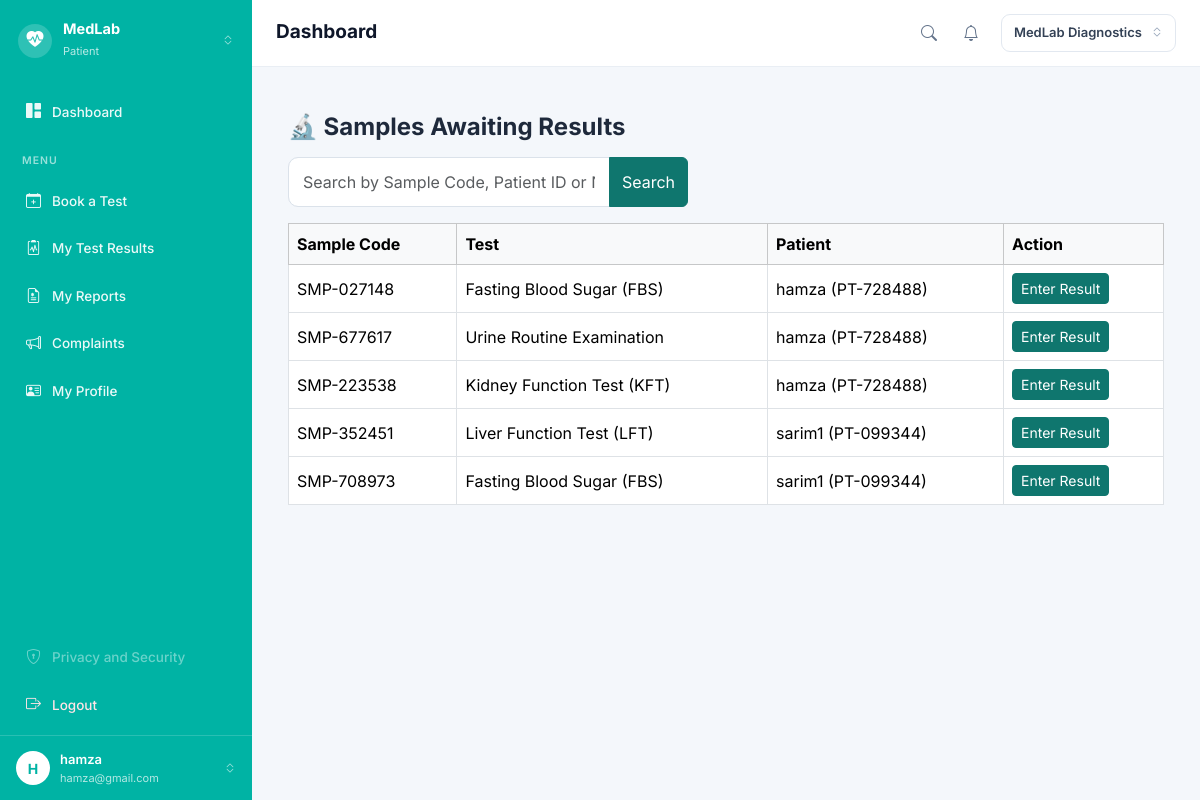
/medlab/samples/collected (signed in), run on an earlier commit of the app's database.
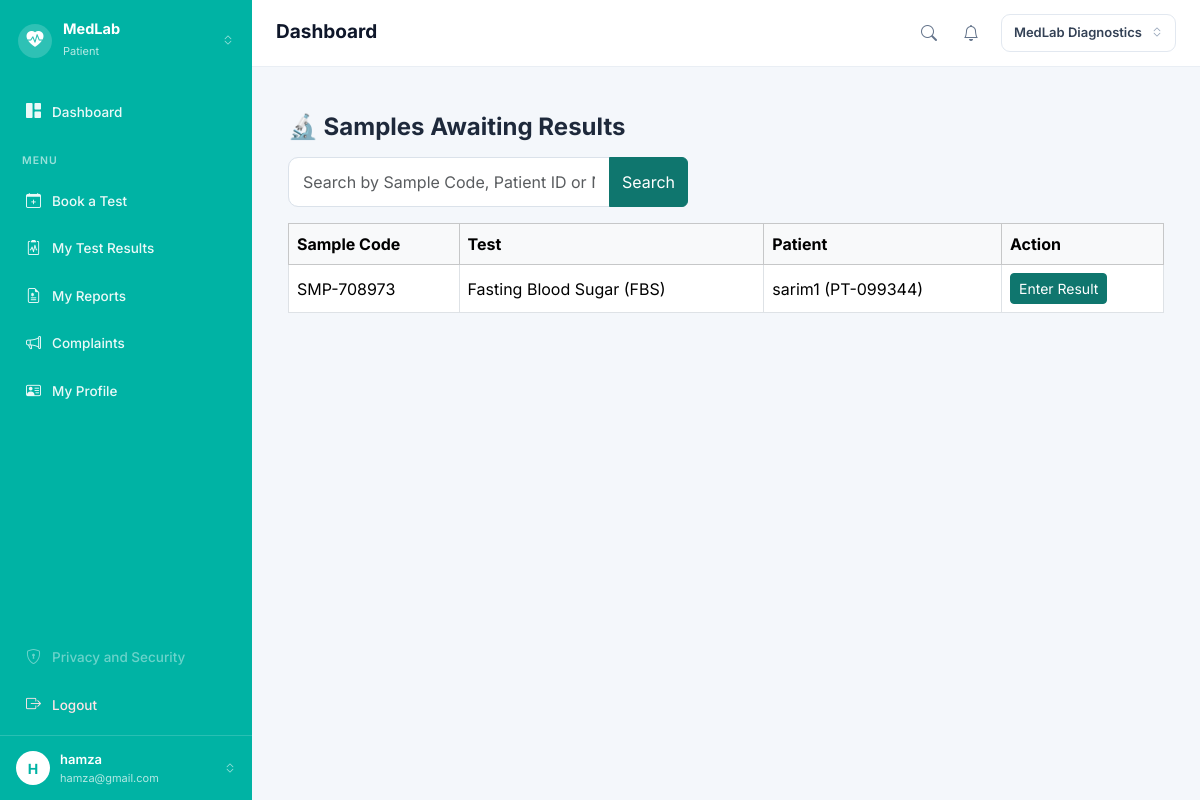
And on a later commit of the database.
### app/models/sample.py (models this page shows, shortened)
class Sample(db.Model):
    __tablename__ = "samples"
    id = db.Column(db.Integer, primary_key=True)
    booking_item_id = db.Column(
        db.Integer,
        db.ForeignKey("booking_items.id"),
        nullable=False
    )
    sample_code = db.Column(
        db.String(30),
        unique=True,
        nullable=False
    )
    collected_by = db.Column(
        db.Integer,
        db.ForeignKey("staff.id"),
        nullable=True
    )
    collected_at = db.Column(db.DateTime, nullable=True)
    status = db.Column(
        db.String(30),
        default="Pending Collection",
        nullable=False
    )   # Pending Collection, Collected, Received in Lab, Processing, Completed, Rejected
    created_at = db.Column(
        db.DateTime,
        default=lambda: datetime.now(timezone.utc),
        nullable=False
    )
    booking_item = db.relationship(
    "BookingItem",
    backref=db.backref("sample", uselist=False))
    collector = db.relationship("Staff")

### app/models/test.py (models this page shows, shortened)
class Test(db.Model):
    __tablename__ = "tests"
    id = db.Column(db.Integer, primary_key=True)
    category_id = db.Column(
        db.Integer,
        db.ForeignKey("test_categories.id"),
        nullable=False
    )
    name = db.Column(db.String(150), nullable=False)
    code = db.Column(db.String(20), unique=True, nullable=False)
    price = db.Column(db.Float, nullable=False)
    sample_type = db.Column(db.String(50), nullable=True)
    turnaround_hours = db.Column(db.Integer, nullable=True)
    category = db.relationship("TestCategory", back_populates="tests")

### app/models/patient.py (models this page shows, shortened)
class Patient(db.Model):
    __tablename__ = "patients"
    id = db.Column(db.Integer, primary_key=True)
    patient_code = db.Column(
        db.String(20),
        unique=True,
        nullable=False
    )
    user_id = db.Column(
        db.Integer,
        db.ForeignKey("users.id"),
        nullable=True
    )
    full_name = db.Column(db.String(100), nullable=False)
    dob = db.Column(db.Date, nullable=True)
    gender = db.Column(db.String(10), nullable=True)
    phone = db.Column(db.String(20), nullable=True)
    address = db.Column(db.String(255), nullable=True)
    user = db.relationship("User", backref="patient_profile")

### app/medlab/routes.py (the view, shortened to what this page needs)
@medlab.route("/samples/collected")
@login_required
def collected_samples():
    search = request.args.get("search", "").strip()
    query = Sample.query.filter_by(status="Collected")
    samples = query.all()
    return render_template(
        "medlab/collected_samples.html",
        samples=samples,
        search=search
    )

### app/auth/routes.py (called while the page is built)
@login_manager.user_loader
def load_user(user_id):
    return db.session.get(
        User,
        int(user_id)
    )

### app/templates/medlab/collected_samples.html
{% extends "base.html" %}
{% block content %}
<div class="container mt-4">
    <h4 class="fw-bold mb-3">🔬 Samples Awaiting Results</h4>
    <form method="GET" class="mb-3">
        <div class="input-group" style="max-width: 400px;">
            <input type="text" name="search" class="form-control"
                   placeholder="Search by Sample Code, Patient ID or Name..."
                   value="{{ search }}">
            <button class="btn btn-primary" type="submit">Search</button>
        </div>
    </form>
    <table class="table table-bordered align-middle">
        <thead class="table-light">
            <tr>
                <th>Sample Code</th>
                <th>Test</th>
                <th>Patient</th>
                <th>Action</th>
            </tr>
        </thead>
        <tbody>
            {% for s in samples %}
            <tr>
                <td>{{ s.sample_code }}</td>
                <td>{{ s.booking_item.test.name }}</td>
                <td>{{ s.booking_item.booking.patient.full_name }} ({{ s.booking_item.booking.patient.patient_code }})</td>
                <td>
                    <a href="{{ url_for('medlab.enter_result', sample_id=s.id) }}" class="btn btn-sm btn-primary">
                        Enter Result
                    </a>
                </td>
            </tr>
            {% else %}
            <tr>
                <td colspan="4" class="text-center text-muted">No samples pending 🎉</td>
            </tr>
            {% endfor %}
        </tbody>
    </table>
</div>
{% endblock %}

What changed in the data, as far as the page shows it:
no longer on this page (row edited): Sample: sample_code "SMP-027148", booking_item.test.name "Fasting Blood Sugar (FBS)", booking_item.booking.patient.full_name "hamza", booking_item.booking.patient.patient_code "PT-728488"
no longer on this page (row edited): Sample: sample_code "SMP-677617", booking_item.test.name "Urine Routine Examination", booking_item.booking.patient.full_name "hamza", booking_item.booking.patient.patient_code "PT-728488"
no longer on this page (row edited): Sample: sample_code "SMP-223538", booking_item.test.name "Kidney Function Test (KFT)", booking_item.booking.patient.full_name "hamza", booking_item.booking.patient.patient_code "PT-728488"
no longer on this page (row edited): Sample: sample_code "SMP-352451", booking_item.test.name "Liver Function Test (LFT)", booking_item.booking.patient.full_name "sarim1", booking_item.booking.patient.patient_code "PT-099344"
